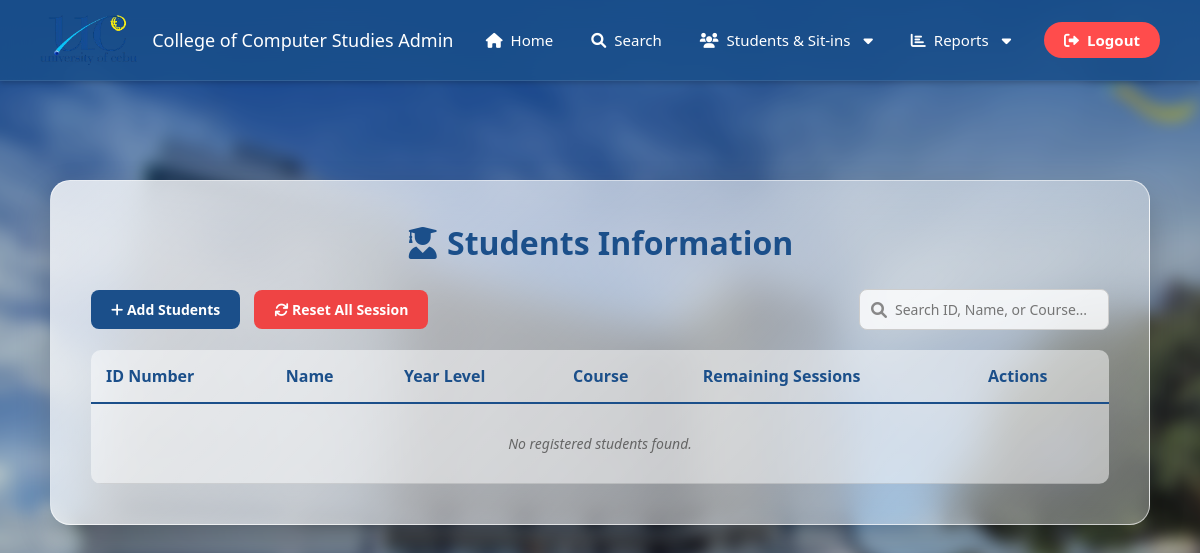
/student_list (signed in), run on an earlier commit of the app's database.
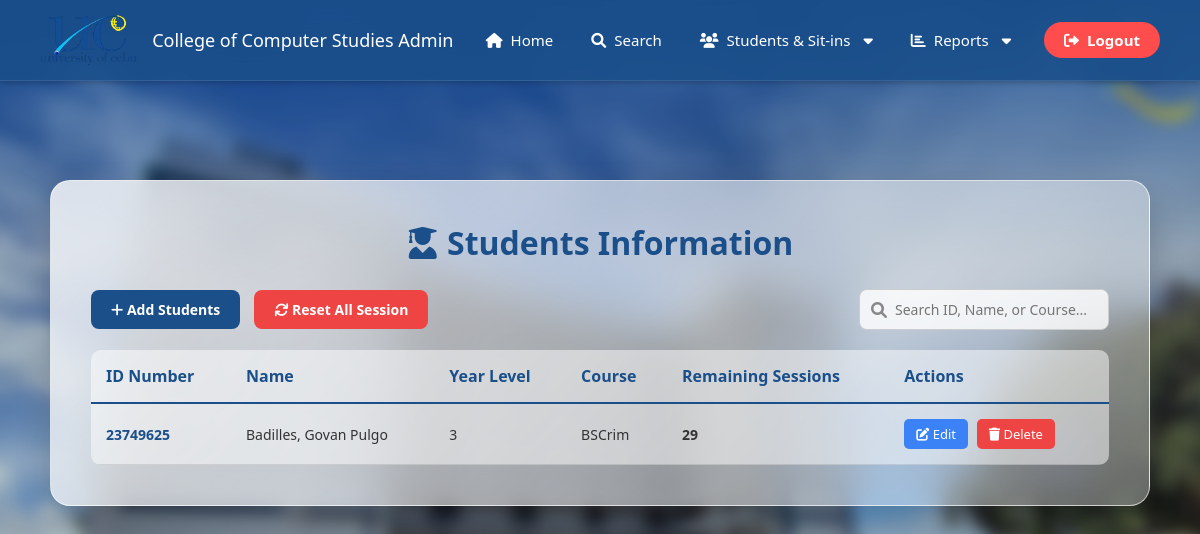
And on a later commit of the database.
### tables this page shows
CREATE TABLE users (
            id INTEGER PRIMARY KEY AUTOINCREMENT,
            id_number TEXT UNIQUE NOT NULL,
            lastname TEXT NOT NULL,
            firstname TEXT NOT NULL,
            middlename TEXT,
            course_level TEXT,
            password TEXT NOT NULL,
            email TEXT,
            course TEXT,
            address TEXT,
            role TEXT DEFAULT 'student',
            remaining_sessions INTEGER DEFAULT 30,
            profile_pic TEXT DEFAULT 'default_profile.png'
        );

### app.py (the view)
@app.route('/student_list')
def student_list():
    if 'user_id' not in session or session.get('role') != 'admin':
        return redirect(url_for('home'))
    conn = get_db_connection()
    cursor = conn.cursor()
    students = cursor.execute('''
        SELECT id, id_number, firstname, middlename, lastname, course, course_level, remaining_sessions
        FROM users
        WHERE role = 'student'
        ORDER BY lastname ASC
    ''').fetchall()
    conn.close()
    return render_template('student_list.html', students=students)

### app.py (called while the page is built)
def get_db_connection():
    conn = sqlite3.connect('students.db')
    conn.row_factory = sqlite3.Row
    return conn

### templates/student_list.html (shortened to what this page needs)
<!DOCTYPE html>
<html lang="en">
<head>
    <link rel="stylesheet" href="{{ url_for('static', filename='style.css') }}?v=15">
    <link rel="stylesheet" href="{{ url_for('static', filename='admin.css') }}?v=15">
    <link rel="stylesheet" href="https://cdnjs.cloudflare.com/ajax/libs/font-awesome/6.0.0/css/all.min.css">
</head>
<body class="admin-page">
    <nav class="navbar">
        <div class="logo">
            <img src="{{ url_for('static', filename='images/uclogonav.png') }}" alt="UC Logo">
            College of Computer Studies Admin
        </div>
        <div class="nav-links">
            <a href="/admin_dashboard"><i class="fas fa-home"></i> Home</a>
            <a href="#" id="searchNavBtn"><i class="fas fa-search"></i> Search</a>
            <div class="dropdown">
                <button class="dropbtn"><i class="fas fa-users"></i> Students & Sit-ins <i class="fas fa-caret-down" style="margin-left: 5px;"></i></button>
            </div>
            <div class="dropdown">
                <button class="dropbtn"><i class="fas fa-chart-bar"></i> Reports <i class="fas fa-caret-down" style="margin-left: 5px;"></i></button>
            </div>
            <a href="/logout" class="logout-btn"><i class="fas fa-sign-out-alt"></i> Logout</a>
        </div>
    </nav>
    <div class="admin-container">
        <div class="admin-glass-card" style="max-width: 1200px; margin: auto;">
            <h1 style="color: #1b4f8a; margin-bottom: 25px; text-align: center; font-size: 32px;">
                <i class="fas fa-user-graduate"></i> Students Information
            </h1>
            <div class="table-controls">
                <div>
                    <button class="btn-control btn-add"><i class="fas fa-plus"></i> Add Students</button>
                   <form action="/reset_sessions" method="POST" style="display: inline;" onsubmit="return confirm('Are you sure you want to reset ALL students back to 30 sessions?');">
                     <button type="submit" class="btn-control btn-reset"><i class="fas fa-sync"></i> Reset All Session</button>
                    </form>
                </div>
               <div class="search-box">
                    <i class="fas fa-search"></i>
                    <input type="text" id="masterlistSearch" placeholder="Search ID, Name, or Course...">
                </div>
            </div>
            <table class="modern-table">
                <thead>
                    <tr>
                        <th>ID Number</th>
                        <th>Name</th>
                        <th>Year Level</th>
                        <th>Course</th>
                        <th>Remaining Sessions</th>
                        <th>Actions</th>
                    </tr>
                </thead>
               <tbody>
                    {% for student in students %}
                    <tr>
                        <td style="font-weight: bold; color: #1b4f8a;">{{ student.id_number }}</td>
                        <td>{{ student.lastname }}, {{ student.firstname }} {{ student.middlename }}</td>
                        <td>{{ student.course_level | replace('st Year', '') | replace('nd Year', '') | replace('rd Year', '') | replace('th Year', '') }}</td>
                        <td>{{ student.course }}</td>
                        <td style="font-weight: bold;">{{ student.remaining_sessions }}</td>
                        <td>
                            <button class="action-btn action-edit"
                                data-id="{{ student.id }}"
                                data-firstname="{{ student.firstname }}"
                                data-middlename="{{ student.middlename }}"
                                data-lastname="{{ student.lastname }}"
                                data-course="{{ student.course }}"
                                data-level="{{ student.course_level | replace('st Year', '') | replace('nd Year', '') | replace('rd Year', '') | replace('th Year', '') }}">
                                <i class="fas fa-edit"></i> Edit
                            </button>
                            <form action="/delete_student/{{ student.id }}" method="POST" style="display: inline;" onsubmit="return confirm('Are you sure you want to delete {{ student.firstname }}? This action cannot be undone.');">
                                <button type="submit" class="action-btn action-delete"><i class="fas fa-trash"></i> Delete</button>
                            </form>
                        </td>
                    </tr>
                    {% else %}
                    <tr>
                        <td colspan="6" style="padding: 30px; text-align: center; color: #666; font-style: italic;">
                            No registered students found.
                        </td>
                    </tr>
                    {% endfor %}
                </tbody>
            </table>
        </div>
    </div>
</body>
</html>

### static/style.css (style rules this page uses)
* { box-sizing: border-box; margin: 0; padding: 0; font-family: 'Segoe UI', Tahoma, Geneva, Verdana, sans-serif; }
body { background-color: #EBEBEB; }
a { text-decoration: none; transition: opacity 0.3s; }
.navbar { background-color: rgba(21, 76, 121, 0.95); padding: 15px 30px; display: flex; justify-content: space-between; align-items: center; color: white; box-shadow: 0 2px 5px rgba(0,0,0,0.2); position: fixed; top: 0; left: 0; width: 100% !important; z-index: 9999; }
body { padding-top: 80px; }
.logo { font-size: 18px; font-weight: 500; display: flex; align-items: center; gap: 15px; white-space: nowrap; }
.logo img { height: 50px; width: auto; }

### static/admin.css (style rules this page uses)
body.admin-page { margin: 0; display: flex; flex-direction: column; position: relative; font-family: sans-serif; }
body.admin-page::before { content: ""; position: fixed; top: -20px; left: -20px; right: -20px; bottom: -20px; background-image: url('/static/images/ucbackground.jpg'); background-size: cover; background-position: center; background-repeat: no-repeat; filter: blur(8px) brightness(0.8); z-index: -1; }
.admin-container { flex: 1; display: flex; justify-content: center; align-items: center; z-index: 1; margin-top: 100px; margin-bottom: 50px; }
.admin-glass-card { background: linear-gradient(135deg, rgba(255, 255, 255, 0.8), rgba(255, 255, 255, 0.3)); backdrop-filter: blur(20px); padding: 40px; width: 1100px; max-width: 90%; border-radius: 20px; box-shadow: 0 15px 35px rgba(0, 0, 0, 0.2); border: 1px solid rgba(255, 255, 255, 0.6); position: relative; text-align: center; }
.navbar { position: fixed; top: 0; left: 0; width: 100%; box-sizing: border-box; z-index: 9999; background: rgba(27, 79, 138, 0.85); backdrop-filter: blur(15px); border-bottom: 1px solid rgba(255, 255, 255, 0.1); display: flex; justify-content: space-between; align-items: center; padding: 15px 40px; }
.nav-links { display: flex; align-items: center; gap: 8px; }
.nav-links a, .dropbtn { color: #ffffff; text-decoration: none; font-size: 15px; font-weight: 500; padding: 8px 15px; border-radius: 20px; transition: all 0.3s ease; display: flex; align-items: center; gap: 8px; background: transparent; border: none; cursor: pointer; font-family: inherit; }
.dropdown { position: relative; display: inline-block; }
.nav-links .logout-btn { background-color: #ff4c4c; color: white; font-weight: bold; padding: 8px 20px; margin-left: 10px; }

### templates/student_list.html (style rules this page uses)
.table-controls { display: flex; justify-content: space-between; align-items: center; margin-bottom: 20px; }
.btn-control { padding: 10px 20px; border: none; border-radius: 8px; color: white; font-weight: bold; font-size: 14px; cursor: pointer; transition: 0.3s; margin-right: 10px; }
.btn-add { background: #1b4f8a; }
.btn-reset { background: #ef4444; }
.search-box { position: relative; }
.search-box input { padding: 10px 15px 10px 35px; border-radius: 8px; border: 1px solid #ccc; outline: none; width: 250px; font-size: 14px; background: rgba(255, 255, 255, 0.8); }
.search-box i { position: absolute; left: 12px; top: 50%; transform: translateY(-50%); color: #888; }
.modern-table { width: 100%; border-collapse: collapse; text-align: left; background: rgba(255, 255, 255, 0.5); border-radius: 10px; overflow: hidden; }
.modern-table th { color: #1b4f8a; padding: 15px; border-bottom: 2px solid #1b4f8a; font-weight: 700; }
.modern-table td { padding: 15px; border-bottom: 1px solid rgba(0,0,0,0.1); color: #333; font-size: 14px; }
.action-btn { padding: 6px 12px; border: none; border-radius: 5px; color: white; cursor: pointer; font-size: 13px; margin-right: 5px; transition: 0.3s; }
.action-edit { background: #3b82f6; }
.action-delete { background: #ef4444; }

What changed in the data, as far as the page shows it:
added users: id_number "23749625", lastname "Badilles", firstname "Govan", middlename "Pulgo", course_level "3", course "BSCrim", remaining_sessions "29"
Also different on the page:
text no longer shown: "No registered students found."
